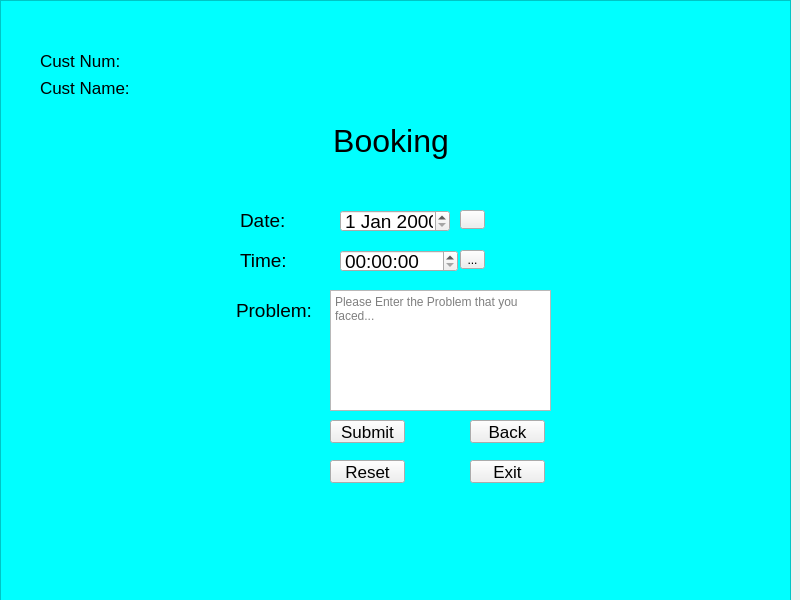
<?xml version="1.0" encoding="UTF-8"?>
<ui version="4.0">
 <class>Booking</class>
 <widget class="QMainWindow" name="Booking">
  <property name="geometry">
   <rect>
    <x>0</x>
    <y>0</y>
    <width>800</width>
    <height>600</height>
   </rect>
  </property>
  <property name="windowTitle">
   <string>MainWindow</string>
  </property>
  <widget class="QWidget" name="centralwidget">
   <widget class="QLabel" name="Title">
    <property name="geometry">
     <rect>
      <x>10</x>
      <y>110</y>
      <width>771</width>
      <height>61</height>
     </rect>
    </property>
    <property name="font">
     <font>
      <pointsize>24</pointsize>
     </font>
    </property>
    <property name="text">
     <string>Booking </string>
    </property>
    <property name="alignment">
     <set>Qt::AlignCenter</set>
    </property>
   </widget>
   <widget class="QLabel" name="Cust_num">
    <property name="geometry">
     <rect>
      <x>40</x>
      <y>50</y>
      <width>121</width>
      <height>21</height>
     </rect>
    </property>
    <property name="font">
     <font>
      <pointsize>13</pointsize>
     </font>
    </property>
    <property name="text">
     <string>Cust Num: </string>
    </property>
   </widget>
   <widget class="QLabel" name="Cust_name">
    <property name="geometry">
     <rect>
      <x>40</x>
      <y>80</y>
      <width>121</width>
      <height>16</height>
     </rect>
    </property>
    <property name="font">
     <font>
      <pointsize>13</pointsize>
     </font>
    </property>
    <property name="text">
     <string>Cust Name: </string>
    </property>
   </widget>
   <widget class="QLabel" name="label_2">
    <property name="geometry">
     <rect>
      <x>240</x>
      <y>210</y>
      <width>51</width>
      <height>21</height>
     </rect>
    </property>
    <property name="font">
     <font>
      <pointsize>14</pointsize>
     </font>
    </property>
    <property name="text">
     <string>Date:</string>
    </property>
   </widget>
   <widget class="QDateEdit" name="dateEdit">
    <property name="geometry">
     <rect>
      <x>340</x>
      <y>210</y>
      <width>110</width>
      <height>22</height>
     </rect>
    </property>
    <property name="font">
     <font>
      <pointsize>14</pointsize>
     </font>
    </property>
    <property name="styleSheet">
     <string notr="true"/>
    </property>
   </widget>
   <widget class="QTimeEdit" name="timeEdit">
    <property name="geometry">
     <rect>
      <x>340</x>
      <y>250</y>
      <width>118</width>
      <height>22</height>
     </rect>
    </property>
    <property name="font">
     <font>
      <pointsize>14</pointsize>
     </font>
    </property>
   </widget>
   <widget class="QLabel" name="label_5">
    <property name="geometry">
     <rect>
      <x>240</x>
      <y>250</y>
      <width>51</width>
      <height>21</height>
     </rect>
    </property>
    <property name="font">
     <font>
      <pointsize>14</pointsize>
     </font>
    </property>
    <property name="text">
     <string>Time:</string>
    </property>
   </widget>
   <widget class="QToolButton" name="toolButton">
    <property name="geometry">
     <rect>
      <x>460</x>
      <y>210</y>
      <width>25</width>
      <height>19</height>
     </rect>
    </property>
    <property name="text">
     <string/>
    </property>
    <property name="checkable">
     <bool>false</bool>
    </property>
    <property name="popupMode">
     <enum>QToolButton::DelayedPopup</enum>
    </property>
   </widget>
   <widget class="QToolButton" name="toolButton_2">
    <property name="geometry">
     <rect>
      <x>460</x>
      <y>250</y>
      <width>25</width>
      <height>19</height>
     </rect>
    </property>
    <property name="text">
     <string>...</string>
    </property>
   </widget>
   <widget class="QTextEdit" name="problem">
    <property name="geometry">
     <rect>
      <x>330</x>
      <y>290</y>
      <width>221</width>
      <height>121</height>
     </rect>
    </property>
    <property name="html">
     <string>&lt;!DOCTYPE HTML PUBLIC &quot;-//W3C//DTD HTML 4.0//EN&quot; &quot;http://www.w3.org/TR/REC-html40/strict.dtd&quot;&gt;
&lt;html&gt;&lt;head&gt;&lt;meta name=&quot;qrichtext&quot; content=&quot;1&quot; /&gt;&lt;style type=&quot;text/css&quot;&gt;
p, li { white-space: pre-wrap; }
&lt;/style&gt;&lt;/head&gt;&lt;body style=&quot; font-family:'MS Shell Dlg 2'; font-size:8.25pt; font-weight:400; font-style:normal;&quot;&gt;
&lt;p style=&quot;-qt-paragraph-type:empty; margin-top:0px; margin-bottom:0px; margin-left:0px; margin-right:0px; -qt-block-indent:0; text-indent:0px;&quot;&gt;&lt;br /&gt;&lt;/p&gt;&lt;/body&gt;&lt;/html&gt;</string>
    </property>
    <property name="placeholderText">
     <string>Please Enter the Problem that you faced...</string>
    </property>
   </widget>
   <widget class="QLabel" name="label_6">
    <property name="geometry">
     <rect>
      <x>236</x>
      <y>300</y>
      <width>81</width>
      <height>20</height>
     </rect>
    </property>
    <property name="font">
     <font>
      <pointsize>14</pointsize>
     </font>
    </property>
    <property name="text">
     <string>Problem:</string>
    </property>
   </widget>
   <widget class="QPushButton" name="submit">
    <property name="geometry">
     <rect>
      <x>330</x>
      <y>420</y>
      <width>75</width>
      <height>23</height>
     </rect>
    </property>
    <property name="font">
     <font>
      <pointsize>13</pointsize>
     </font>
    </property>
    <property name="text">
     <string>Submit</string>
    </property>
   </widget>
   <widget class="QPushButton" name="reset">
    <property name="geometry">
     <rect>
      <x>330</x>
      <y>460</y>
      <width>75</width>
      <height>23</height>
     </rect>
    </property>
    <property name="font">
     <font>
      <pointsize>13</pointsize>
     </font>
    </property>
    <property name="text">
     <string>Reset</string>
    </property>
   </widget>
   <widget class="QPushButton" name="back">
    <property name="geometry">
     <rect>
      <x>470</x>
      <y>420</y>
      <width>75</width>
      <height>23</height>
     </rect>
    </property>
    <property name="font">
     <font>
      <pointsize>13</pointsize>
     </font>
    </property>
    <property name="text">
     <string>Back</string>
    </property>
   </widget>
   <widget class="QPushButton" name="exit">
    <property name="geometry">
     <rect>
      <x>470</x>
      <y>460</y>
      <width>75</width>
      <height>23</height>
     </rect>
    </property>
    <property name="font">
     <font>
      <pointsize>13</pointsize>
     </font>
    </property>
    <property name="text">
     <string>Exit</string>
    </property>
   </widget>
   <widget class="QFrame" name="frame">
    <property name="geometry">
     <rect>
      <x>0</x>
      <y>0</y>
      <width>791</width>
      <height>601</height>
     </rect>
    </property>
    <property name="styleSheet">
     <string notr="true">background-color: rgb(0, 255, 255);</string>
    </property>
    <property name="frameShape">
     <enum>QFrame::StyledPanel</enum>
    </property>
    <property name="frameShadow">
     <enum>QFrame::Raised</enum>
    </property>
   </widget>
   <zorder>frame</zorder>
   <zorder>Title</zorder>
   <zorder>Cust_num</zorder>
   <zorder>Cust_name</zorder>
   <zorder>label_2</zorder>
   <zorder>dateEdit</zorder>
   <zorder>timeEdit</zorder>
   <zorder>label_5</zorder>
   <zorder>toolButton</zorder>
   <zorder>toolButton_2</zorder>
   <zorder>label_6</zorder>
   <zorder>submit</zorder>
   <zorder>reset</zorder>
   <zorder>back</zorder>
   <zorder>exit</zorder>
   <zorder>problem</zorder>
  </widget>
 </widget>
 <resources/>
 <connections/>
</ui>
